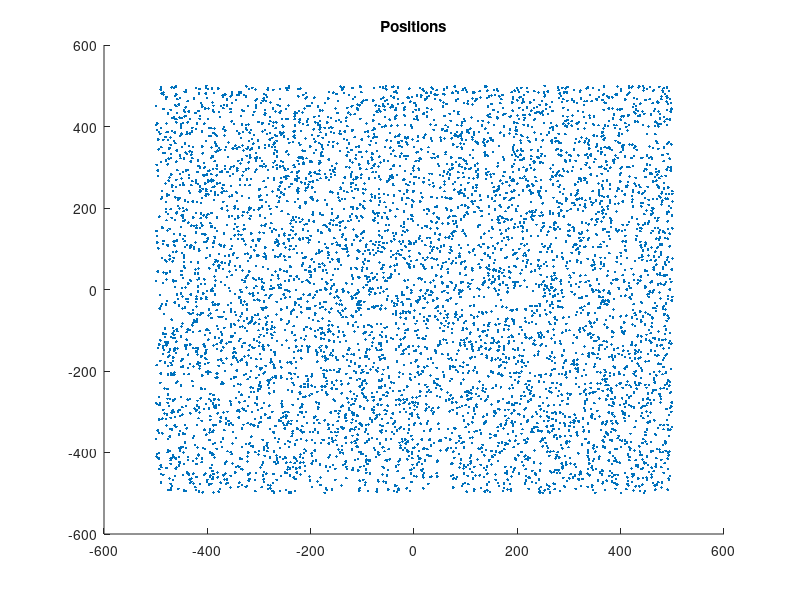
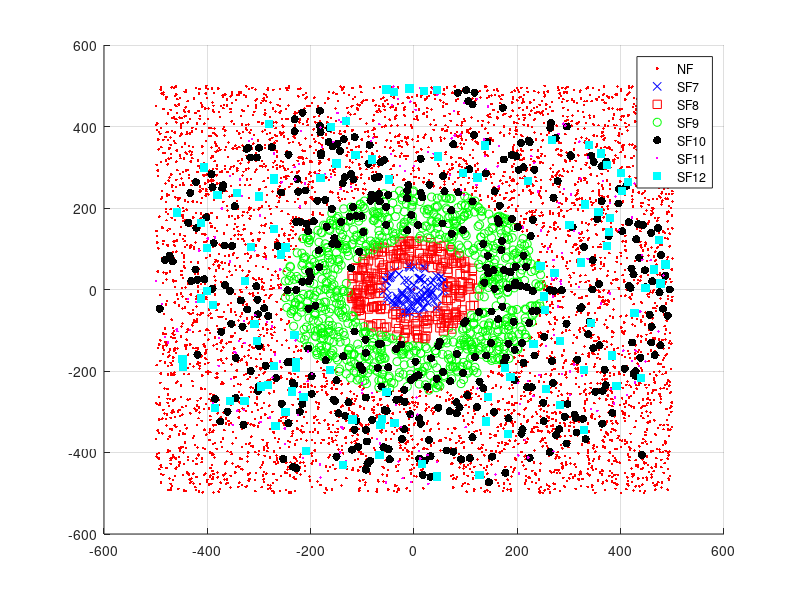

These charts were generated, in order, by the following MATLAB code:
close all; clear all;

%% Parameters
periods = [900,900,1800,ones(1,97)*3600];
eds = 6600;
map_size = 1000;

H = 1;
for i = 1:length(periods),
  H = lcm(H, periods(i));
end
disp(['Hyperperiod ', num2str(H)])

positions = randi(map_size, eds, 2) - map_size/2;
distances = sqrt(positions(:,1).^2 + positions(:,2).^2);
selected_periods = periods(randi(100, eds, 1))';
instances = H./selected_periods;

nodes = [(1:eds)', positions, distances, selected_periods, zeros(eds,2), instances];

% Indexes:
% 1 index
% 2 pos x
% 3 pos y
% 4 dist
% 5 period
% 6 SF min
% 7 SF max
% 8 instances

%% Plot nodes
figure
scatter(nodes(:,2), nodes(:,3), '.')
title('Positions')


% Get min SF from period
for i = 1:length(nodes)
  if (nodes(i,5)/100 > 32)
    nodes(i,7) = 12;
  elseif (nodes(i,5)/100 > 16)
    nodes(i,7) = 11;
  elseif (nodes(i,5)/100 > 8)
    nodes(i,7) = 10;
  elseif (nodes(i,5)/100 > 4)
    nodes(i,7) = 9;
   elseif (nodes(i,5)/100 > 2)
    nodes(i,7) = 8;
  elseif (nodes(i,5)/100 > 1)
    nodes(i,7) = 7;
  end 
end  

% Get max SF from distance
for i = 1:length(nodes(:,1))
  if (nodes(i,4) < 62.5)
    nodes(i,6) = min(7,nodes(i,7));
  elseif (nodes(i,4) < 125)
    nodes(i,6) = min(8,nodes(i,7));
  elseif (nodes(i,4) < 250)
    nodes(i,6) = min(9,nodes(i,7));
  elseif (nodes(i,4) < 500)
    nodes(i,6) = min(10,nodes(i,7));
  elseif (nodes(i,4) < 1000)
    nodes(i,6) = min(11,nodes(i,7));
  elseif (nodes(i,4) < 2000)
    nodes(i,6) = min(12,nodes(i,7));
  end
end

devices = sortrows(nodes,6);
MsgToT = sum(devices(:,8))
F = find(devices(:,6) < 100);
Fnodes = devices(1:length(F),:);
if (length(F) < eds)
  NFnodes = devices(length(F(:,1))+1:eds,:);
else
  NFnodes = zeros(1,8);
end

MsgsT_P = sum(Fnodes(:,8))
MsgSF7 = Fnodes(1:length(find(Fnodes(:,6)<8)),:);

if (length(find(Fnodes(:,6)>8))>0 && length(find(Fnodes(:,6)<9)>0))
  MsgSF8 = Fnodes(length(find(Fnodes(:,6)<8))+1:length(find(Fnodes(:,6)<9)),:);
  if (length(find(Fnodes(:,6)>9))>0 && length(find(Fnodes(:,6)<10)>0))
    MsgSF9 = Fnodes(length(find(Fnodes(:,6)<9))+1:length(find(Fnodes(:,6)<10)),:);
    if (length(find(Fnodes(:,6)>10))>0 && length(find(Fnodes(:,6)<11)>0))
      MsgSF10 = Fnodes(length(find(Fnodes(:,6)<10))+1:length(find(Fnodes(:,6)<11)),:);
      if (length(find(Fnodes(:,6)>11))>0 && length(find(Fnodes(:,6)<12)>0))
        MsgSF11 = Fnodes(length(find(Fnodes(:,6)<11))+1:length(find(Fnodes(:,6)>12)),:);
        if (length(find(Fnodes(:,6)>11))>0)
          MsgSF12 = Fnodes(length(find(Fnodes(:,6)<12))+1:length(Fnodes(:,6)),:);
        end
      else
        MsgSF11 = Fnodes(length(find(Fnodes(:,6)<11)+1):length(Fnodes(:,6)),:);
        MsgSF12 = zeros(1,8);
       end
    else
      MsgSF10 = Fnodes(length(find(Fnodes(:,6)<10)+1):length(Fnodes(:,6)),:);
      MsgSF11 = zeros(1,8);
      MsgSF12 = zeros(1,8);
    end
  else
    MsgSF9 = Fnodes(length(find(Fnodes(:,6)<9)+1):length(Fnodes(:,6)),:);
    MsgSF10 = zeros(1,8);
    MsgSF11 = zeros(1,8);
    MsgSF12 = zeros(1,8);
    end
else
  MsgSF8 = Fnodes(length(find(Fnodes(:,6)<8))+1:length(Fnodes(:,6)),:);
  MsgSF9 = zeros(1,8);
  MsgSF10 = zeros(1,8);
  MsgSF11 = zeros(1,8);
  MsgSF12 = zeros(1,8);
end


% Factibilidad
% Acomodo los msgs por SF hasta saturar cada uno. Lo que queda lo sumo a los nodos no factibles.
final = 0
while(final == 0)
  if (sum(MsgSF7(:,8)) <= H)
    if (sum(MsgSF8(:,8)) <= H/2)
      if (sum(MsgSF9(:,8)) <= H/4)
          if (sum(MsgSF10(:,8)) <= H/8)
            if (sum(MsgSF11(:,8)) <= H/16)
              if (sum(MsgSF12(:,8)) <= H/32)
                 factibe = 1;
                 final = 1;
              else
                factible = 0
                i=1;
                while (sum(MsgSF12(1:i,8)) <= H/32)
                  i = i+1;
                end
                MsgSF12(i:length(MsgSF12),6) = MsgSF12(i:length(MsgSF12),6)+88;
                NFnodes = [MsgSF12(i:length(MsgSF12),:);NFnodes];
                MsgSF12 = MsgSF12(1:i-1,:);
                final = 1 
              end
            else
                i=1;
                while (sum(MsgSF11(1:i,8)) <= H/16)
                  i = i+1;
                end
                MsgSF11(i:length(MsgSF11),6) = MsgSF11(i:length(MsgSF11),6)+1;
                MsgSF12 = [MsgSF11(i:length(MsgSF11),:);MsgSF12];
                MsgSF11 = MsgSF11(1:i-1,:);
            end  
          else
              i=1;
              while (sum(MsgSF10(1:i,8)) <= H/8)
                i = i+1;
              end
              MsgSF10(i:length(MsgSF10),6) = MsgSF10(i:length(MsgSF10),6)+1;
              MsgSF11 = [MsgSF10(i:length(MsgSF10),:);MsgSF11];
              MsgSF10 = MsgSF10(1:i-1,:);
          end  
      else
          i=1;
          while (sum(MsgSF9(1:i,8)) <= H/4)
            i = i+1;
          end
          MsgSF9(i:length(MsgSF9),6) = MsgSF9(i:length(MsgSF9),6)+1;
          MsgSF10 = [MsgSF9(i:length(MsgSF9),:);MsgSF10];
          MsgSF9 = MsgSF9(1:i-1,:);
      end
    else
          i = 1;
          while (sum(MsgSF8(1:i,8)) <= H/2)
            i = i+1;
          end
          MsgSF8(i:length(MsgSF8),6) = MsgSF8(i:length(MsgSF8),6)+1;
          MsgSF9 = [MsgSF8(i:length(MsgSF8),:);MsgSF9];
          MsgSF8 = MsgSF8(1:i-1,:);
    end
  else
      i = 1;
      while (sum(MsgSF7(1:i,8)) <= H)
        i = i+1;
      end
      MsgSF7(i:length(MsgSF7),6) = MsgSF7(i:length(MsgSF7),6)+1;
      MsgSF8 = [MsgSF7(i:length(MsgSF7),:);MsgSF8];
      MsgSF7 = MsgSF7(1:i-1,:);
  end
end


SF7 = sum(MsgSF7(:,8))
SF8 = sum(MsgSF8(:,8))
SF9 = sum(MsgSF9(:,8))
SF10 = sum(MsgSF10(:,8))
SF11 = sum(MsgSF11(:,8))
SF12 = sum(MsgSF12(:,8))
NF = sum(NFnodes(:,8))

figure
scatter(NFnodes(:,2), NFnodes(:,3), [], 'r', '.')
hold on
scatter(MsgSF7(:,2), MsgSF7(:,3), [], 'b', 'x')
scatter(MsgSF8(:,2), MsgSF8(:,3), [], 'r', 's')
scatter(MsgSF9(:,2), MsgSF9(:,3), [], 'g', 'o')
scatter(MsgSF10(:,2), MsgSF10(:,3), [], 'k', 'o', 'filled')
scatter(MsgSF11(:,2), MsgSF11(:,3), [], 'm', '.')
scatter(MsgSF12(:,2), MsgSF12(:,3), [], 'c', 's', 'filled')
grid
legend('NF','SF7','SF8','SF9','SF10','SF11','SF12')
